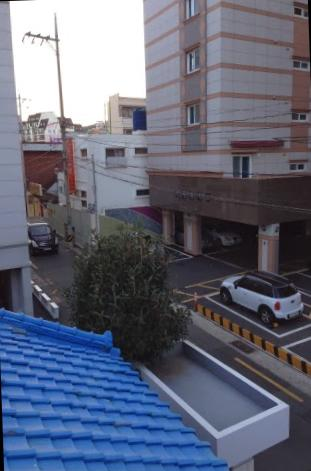
#> input picture CV/MP4/p4/data/stitching/building1_r.jpg, 311 x 471 px, given in place of uttower1_r.jpg, which was not available
$ jupyter execute --allow-errors PipelineDecider2.ipynb   (shell and % lines are left out)
#> lines starting #> are read from the running program, lines starting #| are printed output that depends on the picture; after the words box and inside, x2 and y2 are one past the last pixel; in counts of white or black regions, pixels touching at a corner belong together; pictures that were not available may be replaced by others from this repository, and a replacement may not be noted
### CV/MP4/package_backup/code1/utils.py
import numpy as np
import os
import errno
import matplotlib.pyplot as plt
from skimage.feature import plot_matches


# [10 lines left out: function showMatches, not called in this run]


def imread(path):
#> called with path = '../data/stitching/uttower1_r.jpg'
    img = plt.imread(path).astype(float)

    #Remove alpha channel if it exists
    if img.ndim > 2 and img.shape[2] == 4:
        img = img[:, :, 0:3]
    #Puts images values in range [0,1]
    if img.max() > 1.0:
        img /= 255.0
#> call 2 of imread, with path = '../data/stitching/uttower2_r.jpg'
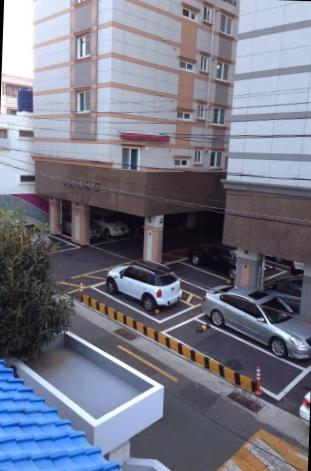
#> input picture CV/MP4/p4/data/stitching/building2_r.jpg, 311 x 471 px, given in place of uttower2_r.jpg, which was not available

    return img


# [26 lines left out: functions mkdir, gaussian, not called in this run]

### CV/MP4/package_backup/code1/mergeImages.py
import numpy as np
import matplotlib.pyplot as plt

from skimage.transform import rescale
from skimage.transform import SimilarityTransform
from skimage.transform import warp

from utils import imread

# This code is part of:
#
#   CMPSCI 670: Computer Vision, Fall 2018
#   University of Massachusetts, Amherst
#   Instructor: Subhransu Maji
#
#   Mini-project 3

def mergeImages(im1, im2, transf):

    h1, w1, _ = im1.shape
#> h1 = 471; w1 = 311
    h2, w2, _ = im2.shape
#> h2 = 471; w2 = 311

    #Coordinates of the four corners
    c1 = np.array([[0, w1, w1, 0],[0, 0, h1, h1]]).astype(int)
#> c1 = [[0, 311, 311, 0], [0, 0, 471, 471]]
    c2 = np.array([[0, w2, w2, 0],[0, 0, h2, h2]]).astype(int)
#> c2 = [[0, 311, 311, 0], [0, 0, 471, 471]]

    #Transformed coordinates
    fulltransf = np.eye(3)
    fulltransf[0:2, :] = transf

    a = np.ones((1, c2.shape[1]))
    v = np.concatenate((c2,
        np.ones((1, c2.shape[1]))),
        axis=0)
    tc2 = fulltransf.dot(v)[0:2, :]
    all_corners = np.concatenate((c1, tc2), axis=1)

    corner_min = np.min(all_corners, axis=1)
    corner_max = np.max(all_corners, axis=1)
    output_shape = corner_max - corner_min
    output_shape = np.ceil(output_shape[::-1]).astype(int)

    offset1 = SimilarityTransform(translation=-corner_min)
    t2 = SimilarityTransform(fulltransf)

    mask1 = np.ones_like(im1)
    mask2 = np.ones_like(im2)
    im1warp = warp(im1, offset1.inverse, output_shape=output_shape)
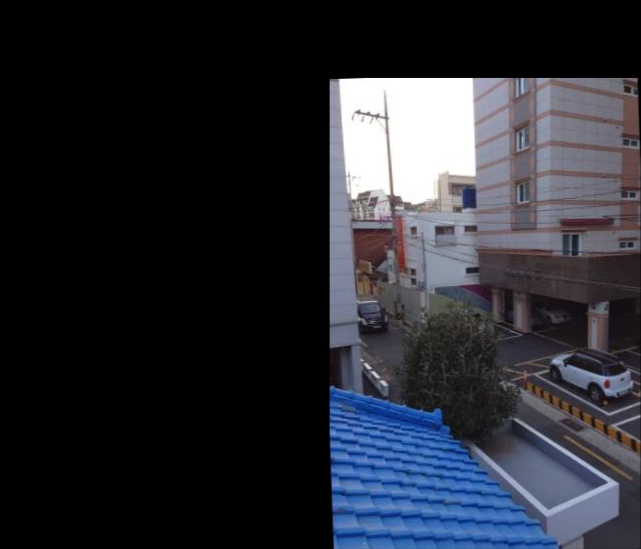
#> im1warp: shape (549, 641, 3) float64; mean R, G, B 0.159, 0.167, 0.197
    im2warp = warp(im2, (offset1 + t2).inverse, output_shape=output_shape)
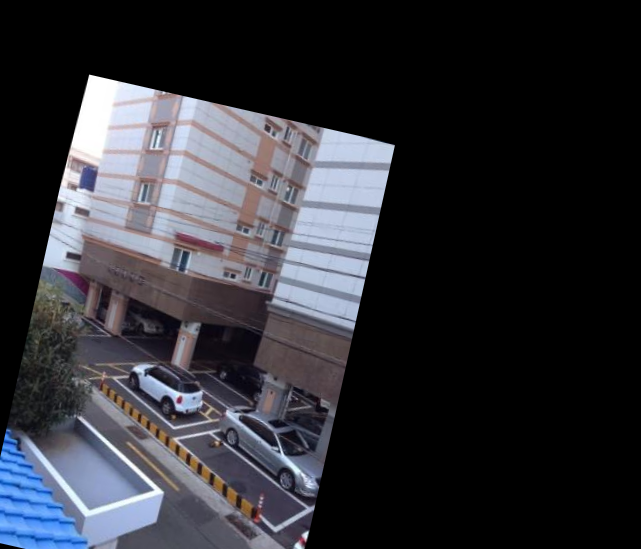
#> im2warp: shape (549, 641, 3) float64; mean R, G, B 0.187, 0.19, 0.214

    mask1warp = warp(mask1, offset1.inverse, output_shape=output_shape)
#> mask1: shape (471, 311, 3) float64; every value is 1
    mask2warp = warp(mask1, (offset1 + t2).inverse, output_shape=output_shape)
    overlap = np.logical_and(mask1warp, mask2warp)
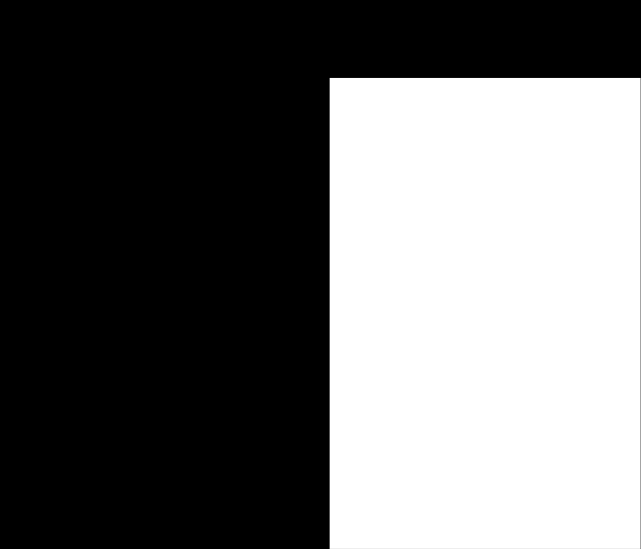
#> mask1warp: shape (549, 641, 3) float64; min 0, max 1, mean 0.416

    merged = im1warp + im2warp
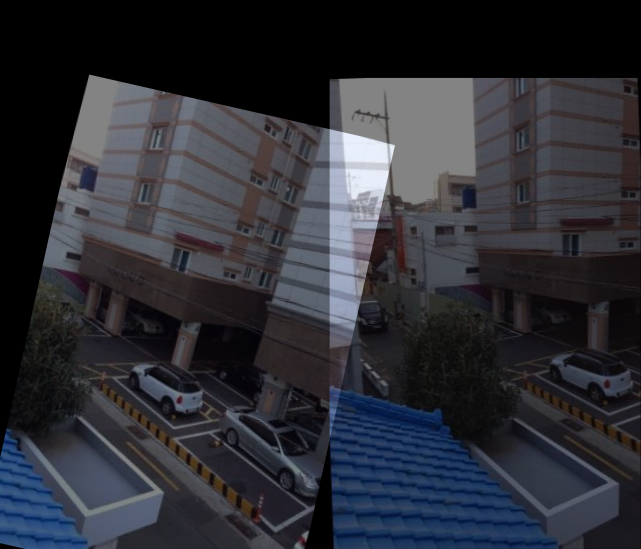
#> merged: shape (549, 641, 3) float64; mean R, G, B 0.346, 0.357, 0.411; drawn with min black and max white
    merged[overlap] = im2warp[overlap]
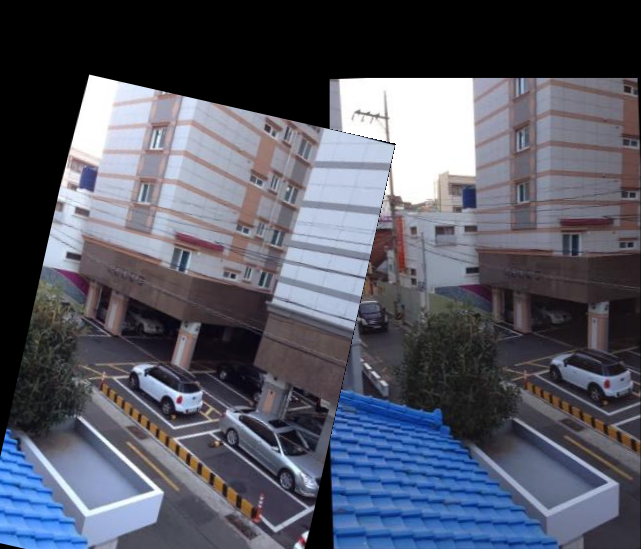
#> merged: shape (549, 641, 3) float64; 3.01% of pixels changed, all inside (x1, y1, x2, y2) = (329, 129, 396, 443)
    return merged


# [8 lines that do not run on import are left out]

### CV/MP4/package_backup/soft_b_nov16/backup2/PipelineDecider2.ipynb
[cell 1]
import os
import numpy as np
import matplotlib.pyplot as plt
from utils import imread, showMatches
from skimage.color import rgb2gray
from scipy.ndimage.filters import convolve
from mergeImages import mergeImages
import cv2
import sys

[cell 2]
#Image directory
dataDir = os.path.join('..', 'data', 'stitching')

#Read input images
testExamples = ['hill', 'field', 'ledge', 'pier', 'river', 'roofs', 'building', 'uttower']

[cell 3]
exampleIndex = -1
imageName1 = '{}1_r.jpg'.format(testExamples[exampleIndex])
imageName2 = '{}2_r.jpg'.format(testExamples[exampleIndex])
im1 = imread(os.path.join(dataDir, imageName1))
im2 = imread(os.path.join(dataDir, imageName2))
#transf = np.array([[1.09325375e+00, -2.09470297e-01, -1.38512990e+02],
#                  [ 2.50144850e-01,  1.04320830e+00, -3.74708196e+01]])
transf = np.array([ [ 9.96942817e-01, -2.18873964e-01, -2.26555031e+02],
                    [ 2.26521464e-01,  9.88135282e-01, -7.79362445e+01]
])
stitched = mergeImages(im1, im2, transf)
plt.imshow(stitched)
plt.title('stitched image: {}'.format(testExamples[exampleIndex]))
plt.show()

#> (a cell that did not finish here is left out)

#> (a cell that did not finish here is left out)

[cell 6]
# hill
# (array([[ 1.09325375e+00, -2.09470297e-01, -1.38512990e+02],
#        [ 2.50144850e-01,  1.04320830e+00, -3.74708196e+01],
#        [ 3.38975224e-04, -9.78664177e-05,  1.00000000e+00]]), (3, 3))
# ----
# field
# (array([[ 9.97951594e-01, -2.17486126e-01, -2.27044509e+02],
#        [ 2.25667899e-01,  9.84682318e-01, -7.74521970e+01],
#        [ 8.16524896e-05, -2.01116959e-05,  1.00000000e+00]]), (3, 3))
# ----
# ledge
# (array([[ 1.09875520e+00, -1.22571356e-01, -1.37425451e+02],
#        [ 1.34012113e-01,  9.57565892e-01,  1.05079116e+02],
#        [ 3.06672704e-04, -3.77752906e-04,  1.00000000e+00]]), (3, 3))
# ----
# pier
# (array([[ 1.09708931e+00, -8.87432525e-02, -3.01546546e+02],
#        [ 1.20332269e-01,  1.08522215e+00, -7.53652740e+01],
#        [ 2.09475887e-04,  2.48158370e-05,  1.00000000e+00]]), (3, 3))
# ----
# river
# (array([[ 1.65593123e+00,  3.51558383e-01, -4.73018578e+02],
#        [-3.55257262e-02,  1.53187835e+00,  1.04735844e+02],
#        [ 2.03470150e-03, -1.84879063e-04,  1.00000000e+00]]), (3, 3))
# ----
# roofs
# (array([[ 5.01777937e-01, -2.72412187e-02,  1.92570862e+02],
#        [-1.52474994e-01,  1.06970563e+00,  3.24072405e+01],
#        [-1.69817548e-03,  7.87738315e-04,  1.00000000e+00]]), (3, 3))
# ----
# building
# (array([[ 1.32253612e+00, -4.18869454e-02, -1.50941897e+02],
#        [ 2.43580705e-01,  1.22136766e+00, -6.57644303e+01],
#        [ 9.78160239e-04,  2.83178399e-05,  1.00000000e+00]]), (3, 3))
# ----
# uttower
# (array([[ 7.73332594e-01, -2.15928961e-02,  2.17822780e+02],
#        [-7.15143079e-02,  9.21694799e-01,  2.58288624e+01],
#        [-4.52778037e-04, -5.23849243e-05,  1.00000000e+00]]), (3, 3))
# ----
